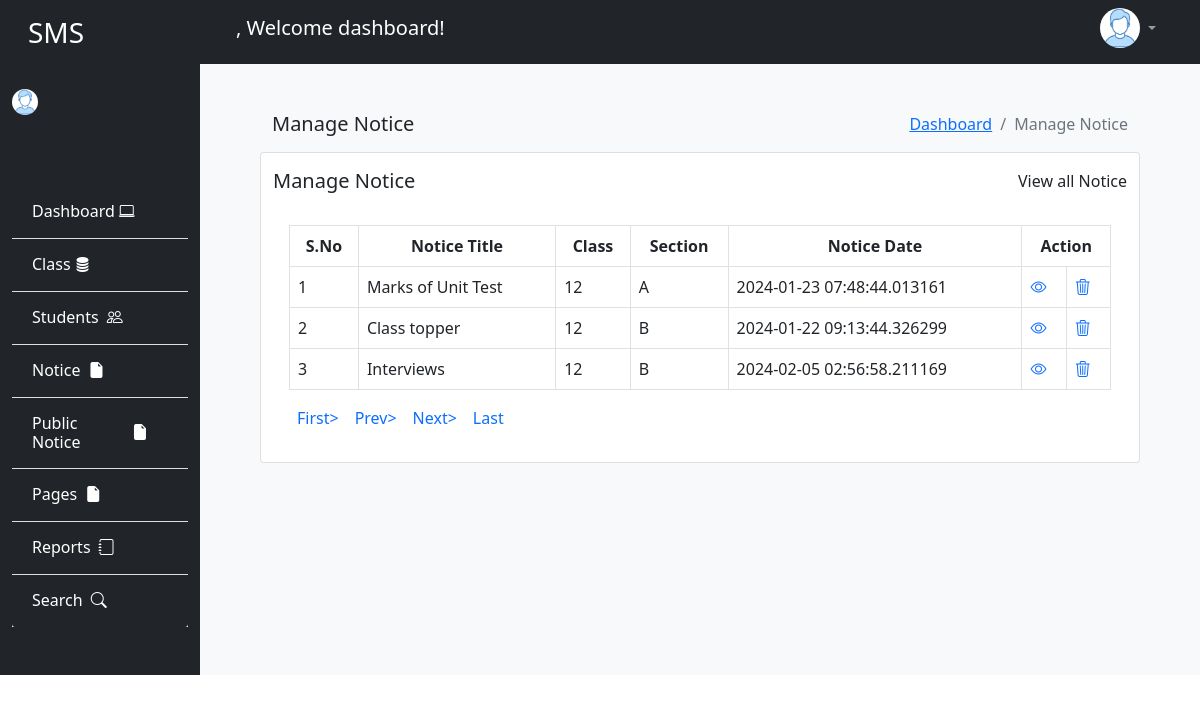
Page /admin/manage_notice.php on the committed database.
### tables this page shows
CREATE TABLE `add_class` (
  `S_No` int(11) NOT NULL,
  `Class_name` varchar(33) NOT NULL,
  `Section` varchar(30) NOT NULL,
  `Creation_Date` timestamp(6) NOT NULL DEFAULT current_timestamp(6) ON UPDATE current_timestamp(6),
  `Deleted` tinyint(4) NOT NULL DEFAULT 0
);

CREATE TABLE `add_notice` (
  `S_No` int(11) NOT NULL,
  `Notice_Title` varchar(33) NOT NULL,
  `ClassId` int(11) NOT NULL,
  `Notice_Message` varchar(150) NOT NULL,
  `Notice_Date` timestamp(6) NOT NULL DEFAULT current_timestamp(6) ON UPDATE current_timestamp(6),
  `Deleted` tinyint(11) NOT NULL DEFAULT 0
);

### admin/manage_notice.php (the view, shortened to what this page needs)
<!DOCTYPE html>
<html lang="en">
<head>
    <link rel="stylesheet" href="../bootstrap/bootstrap.min.css">
    <link rel="stylesheet" href="../dashboard.css">
    <link rel="stylesheet" href="https://cdn.jsdelivr.net/npm/bootstrap-icons@1.11.2/font/bootstrap-icons.min.css">
</head>
<body>
    <div class="container-fluid">
        <div class="row">
            <div class="col-sm-12">
                <?php include_once('includes/header.php'); ?>
            </div>
        </div>
        <div class="row m-0 p-0">
            <div class="col-sm-2 bg-dark">
                <div class="row">
                    <div class="col-sm-12 bg-dark">
                        <?php include_once('includes/aside.php'); ?>
                    </div>
                </div>
            </div>
            <div class="col-sm-10 bg-light">
                <div class="row m-5">
                    <div class="col-sm-12">
                        <h5 class="float-start">Manage Notice</h5>
                        <nav aria-label="breadcrumb" class="float-end">
                            <ol class="breadcrumb">
                                <li class="breadcrumb-item"><a href="admindb.php">Dashboard</a></li>
                                <li class="breadcrumb-item active" aria-current="page">Manage Notice</li>
                            </ol>
                        </nav>
                    </div>
                    <div class="card">
                        <div class="bg-white mt-3">
                            <h5 class="float-start">Manage Notice</h5>
                            <p class="float-end"><a href="" class="text-decoration-none text-dark">View all Notice</a></p>
                        </div>
                        <div class="card-body">
                            <table class="table table-bordered table-responsive">
                                <tr class="text-center">
                                    <th>S.No</th>
                                    <th>Notice Title</th>
                                    <th>Class</th>
                                    <th>Section</th>
                                    <th>Notice Date</th>
                                    <th colspan="2">Action</th>
                                </tr>
                                <?php
                                    $conn = mysqli_connect('localhost', 'root', '', 'student_management');
                                    $sql = "SELECT add_notice.S_No, Notice_Title, Class_name, Section, Notice_Date FROM add_class join add_notice on add_class.S_No = add_notice.ClassId where add_notice.Deleted = '0'";
                                    if($result = mysqli_query($conn, $sql)){
                                        if(mysqli_num_rows($result)>0){
                                            while($row = mysqli_fetch_assoc($result)){
                                                echo "<tr class='primary'>";
                                                echo "<td>" .$row['S_No']. "</td>";
                                                echo "<td>" .$row['Notice_Title']. "</td>";
                                                echo "<td>" .$row['Class_name']. "</td>";
                                                echo "<td>" .$row['Section']. "</td>";
                                                echo "<td>" .$row['Notice_Date']. "</td>";
                                                echo"<td>";
                                                echo '<a href="update_notice.php?S_No='.$row['S_No'].'"><i class="bi bi-eye"></i></a>';
                                                echo "</td>";
                                                echo"<td>";
                                                echo '<a href="delete_notice.php?S_No='.$row['S_No'].'"><i class="bi bi-trash3"></i></a>';
                                                echo "</td>";
                                            }
                                        }else{
                                            echo "No Data";
                                        }
                                    }else{
                                        echo "Query Wrong";
                                    }
                                ?>
                            </table>
                            <div class="float-start">
                                <ul class="pagination">
                                    <li><a href="?pageno=1" class="p-2 text-decoration-none">First&gt;</a></li>
                                    <li class="disabled">
                                        <a href="#" class="p-2 text-decoration-none">Prev&gt;</a>
                                    </li>
                                    <li class="disabled">
                                        <a href="#" class="p-2 text-decoration-none">Next&gt;</a>
                                    </li>
                                    <li><a href="?pageno=1" class="p-2 text-decoration-none">Last</a></li>
                                </ul>
                            </div>
                        </div>
                    </div>
                </div>
            </div>
        </div>
   </div>
</body>
</html>

### dashboard.css (style rules this page uses)
* { margin: 0; padding: 0; box-sizing: border-box; }

### rows in the picture
add_class: add_notice.S_No "1", add_notice.Notice_Title "Marks of Unit Test", Class_name "12", Section "A", add_notice.Notice_Date "2024-01-23 07:48:44.013161"
add_class: add_notice.S_No "2", add_notice.Notice_Title "Class topper", Class_name "12", Section "B", add_notice.Notice_Date "2024-01-22 09:13:44.326299", add_notice.S_No "3", add_notice.Notice_Title "Interviews", add_notice.Notice_Date "2024-02-05 02:56:58.211169"
